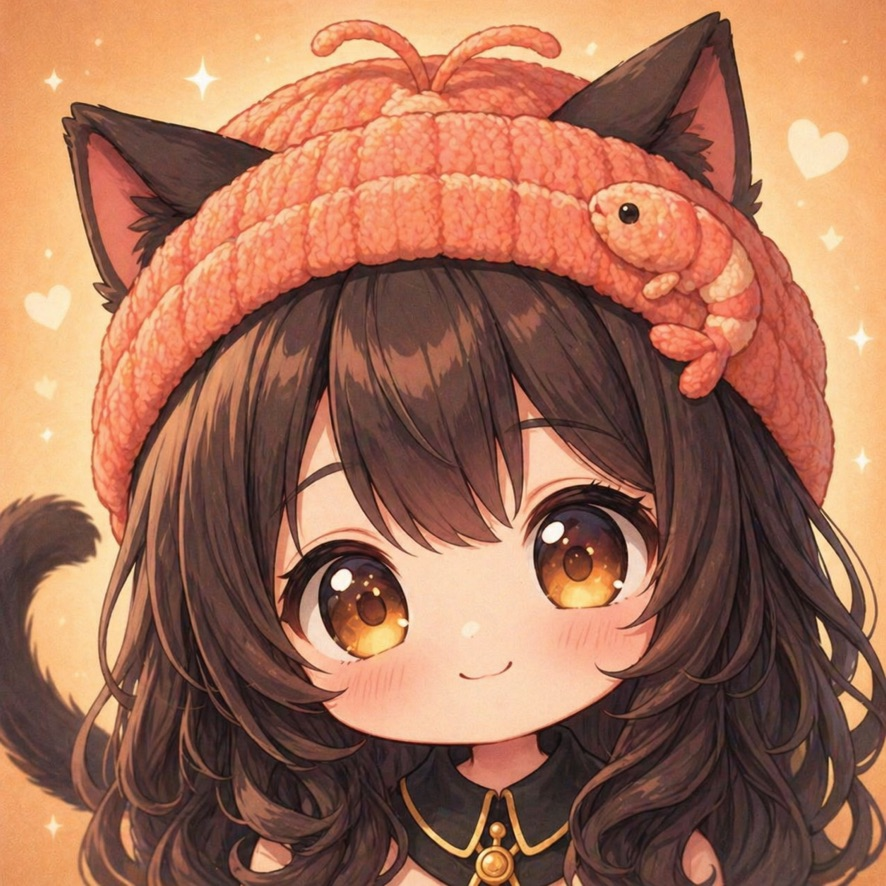
#> input picture firmware/main/apps/app_nukoevi/source-assets/nukoevi-close-source.jpeg, 886 x 886 px
$ python generate_close_crop_previews.py
#> lines starting #> are read from the running program, lines starting #| are printed output that depends on the picture
from pathlib import Path

from PIL import Image, ImageFilter


ROOT = Path(__file__).resolve().parents[1]
SOURCE = ROOT / "source-assets" / "nukoevi-close-source.jpeg"
OUT_DIR = ROOT / "source-assets"


def make_preview(name, size, x, y):
#> called with name = 'nukoevi-close-crop-pendant.png', size = 252, x = 34, y = -12
    source = Image.open(SOURCE).convert("RGB")
#> source is the input picture: PIL image 886x886 RGB; mean R, G, B 163.8, 111.1, 86.4
    scale = max(320 / source.width, 240 / source.height)
#> scale = 0.361
    background = source.resize((round(source.width * scale), round(source.height * scale)), Image.Resampling.LANCZOS)
    left = (background.width - 320) // 2
#> left = 0
    top = (background.height - 240) // 2
#> top = 40
    background = background.crop((left, top, left + 320, top + 240)).filter(ImageFilter.GaussianBlur(14))
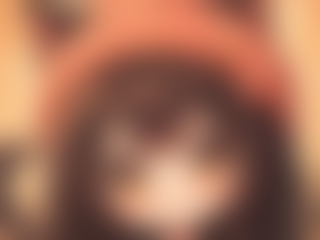
#> background: PIL image 320x240 RGB; mean R, G, B 163.3, 110, 87

    foreground = source.resize((size, size), Image.Resampling.LANCZOS)
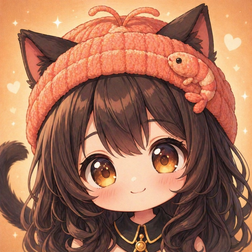
#> foreground: PIL image 252x252 RGB; mean R, G, B 163.8, 111.1, 86.4
    background.paste(foreground, (x, y))
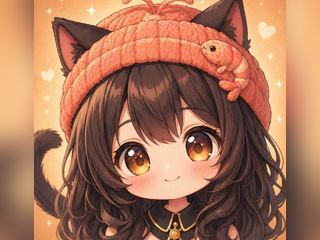
#> background: PIL image 320x240 RGB; mean R, G, B 167.4, 115.9, 89.6
    background.save(OUT_DIR / name)


def main():
    make_preview("nukoevi-close-crop-pendant.png", 252, 34, -12)
    make_preview("nukoevi-close-crop-pendant-tail.png", 248, 38, -8)
#> call 2 of make_preview, with name = 'nukoevi-close-crop-pendant-tail.png', size = 248, x = 38, y = -8
#> in make_preview (call 2), `foreground = source.resize((size, size), Image.Resampling.LANCZOS)`:
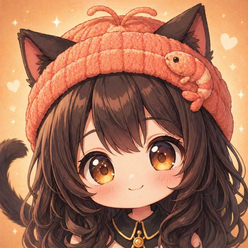
#> foreground: PIL image 248x248 RGB; mean R, G, B 163.8, 111.1, 86.4
#> in make_preview (call 2), `background.paste(foreground, (x, y))`:
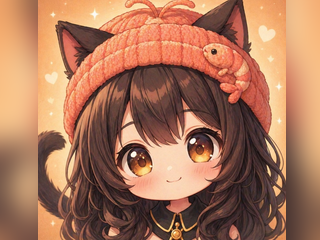
#> background: PIL image 320x240 RGB; mean R, G, B 168.6, 116.9, 90.1
    make_preview("nukoevi-close-crop-tight.png", 260, 30, -20)
#> call 3 of make_preview, with name = 'nukoevi-close-crop-tight.png', size = 260, x = 30, y = -20
#> in make_preview (call 3), `foreground = source.resize((size, size), Image.Resampling.LANCZOS)`:
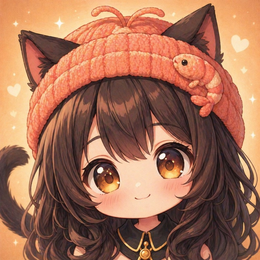
#> foreground: PIL image 260x260 RGB; mean R, G, B 163.8, 111.1, 86.4
#> in make_preview (call 3), `background.paste(foreground, (x, y))`:
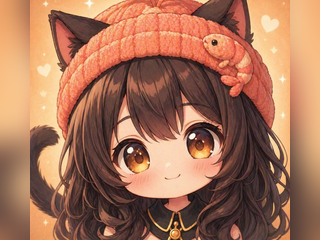
#> background: PIL image 320x240 RGB; mean R, G, B 165.3, 114.1, 88.6


if __name__ == "__main__":
    main()

$ run again, with firmware/main/apps/app_nukoevi/source-assets/nukoevi-blink-frame-2.png saved as firmware/main/apps/app_nukoevi/source-assets/nukoevi-close-source.jpeg
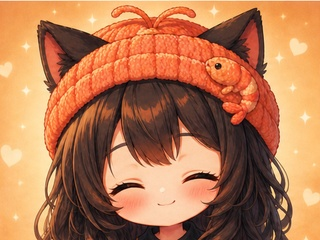
#> input picture firmware/main/apps/app_nukoevi/source-assets/nukoevi-blink-frame-2.png, 320 x 240 px
#> in make_preview, source is the input picture: PIL image 320x240 RGB; mean R, G, B 182, 121.3, 83
#> foreground: PIL image 248x248 RGB
#> foreground: PIL image 260x260 RGB
#> in make_preview (call 3), `background.paste(foreground, (x, y))`:
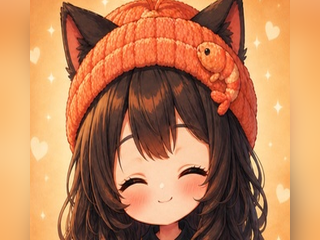
#> background: PIL image 320x240 RGB; mean R, G, B 189.7, 129.9, 88.1
